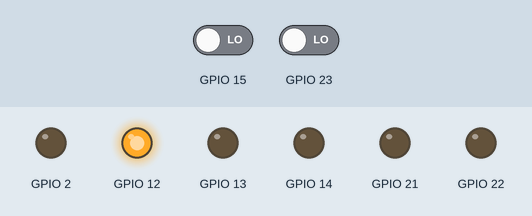
This program was run on a simulated ESP32. Parts: output pins drawn as LEDs (lit = HIGH). The test bench sets the inputs (shaded band); at power-on: GPIO 15 LOW, GPIO 23 LOW. I2S audio is not simulated (input reads silence).

Above: at 1.7 s.
1.8 s: GPIO 15 driven HIGH
At 2.5 s:
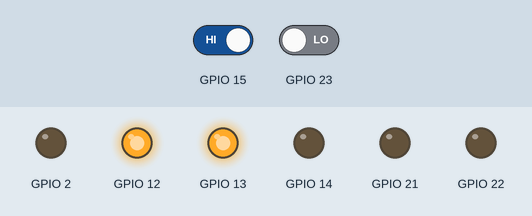
3.3 s: GPIO 15 driven LOW
At 4.2 s:
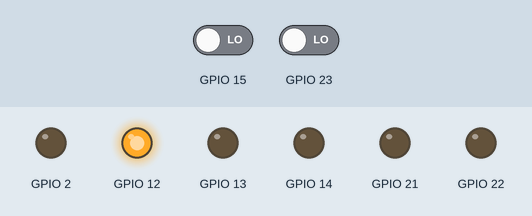
4.8 s: GPIO 23 driven HIGH
At 6.0 s:
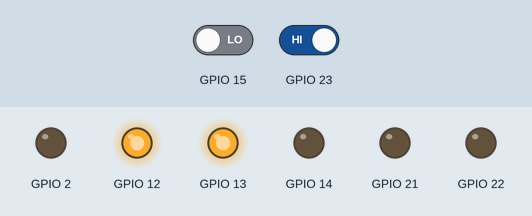
6.3 s: GPIO 15 driven HIGH and GPIO 23 driven LOW
At 9.9 s:
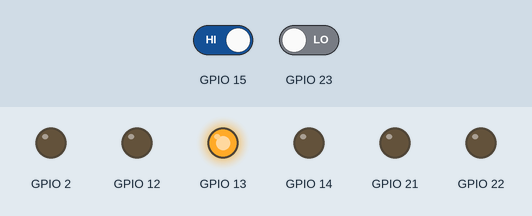
Timing chart, 0 to 13.3 s (numbered marks = the images above; inputs shaded):
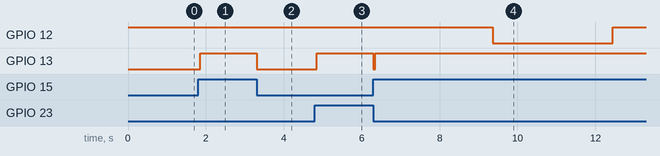

Measured:
- after the input at 1.8 s, GPIO 13: LOW → HIGH after 0.05 s
- after the input at 3.3 s, GPIO 13: HIGH → LOW at once
- after the input at 4.8 s, GPIO 13: LOW → HIGH after 0.05 s
- after the input at 6.3 s, GPIO 12: HIGH → LOW after 3.1 s, → HIGH 3.1 s later; GPIO 13: HIGH → LOW at once, → HIGH 0.05 s later

The program:

main.cpp
```cpp
#include "Arduino.h"
#include "driver/i2s.h"
#include "input/input.h"

#define internal                                    static

#define STATUS_LED_PIN_R                            (13U)
#define STATUS_LED_PIN_G                            (12U)
#define STATUS_LED_PIN_B                            (14U)

#define PLAY_BUTTON_PIN                             (23U)
#define RECORD_BUTTON_PIN                           (15U)

#define block_err                                   do { digitalWrite(STATUS_LED_PIN_R, HIGH); } while(true)

button_t play_button, record_button;

#define RING_BUFFER_BLOCK_SIZE                      (1024U)         // @note number of samples
#define RING_BUFFER_BLOCK_COUNT                     (8U)
#define RECORDED_BUFFER_SIZE                        (96U * 1024U)   // @note about 4.5 seconds of audio data
#define RECORDED_SAMPLE_COUNT                       (RECORDED_BUFFER_SIZE / sizeof(int16_t))

int32_t record_buffer[RING_BUFFER_BLOCK_SIZE]       = {0};
int32_t playback_buffer[RING_BUFFER_BLOCK_SIZE]     = {0};

int16_t* recorded_data                              = NULL;         // @note has to be heap allocated, does not fit in data segment
uint32_t recorded_data_size                         = 0;
bool recording                                      = false;

void initialize_devices(void) {

    #define I2S_CLOCK_PIN                           (22U)
    #define I2S_WS_PIN                              (21U)

    #define MICROPHONE_I2S_CLOCK_FREQUENCY          (16000U)
    #define MICROPHONE_I2S_DATA_PIN                 (19U)

    #define AMP_I2S_DATA_PIN                        (2U)

    i2s_config_t config = (i2s_config_t) {

        .mode = (i2s_mode_t)(I2S_MODE_MASTER | I2S_MODE_RX | I2S_MODE_TX),
        .sample_rate = MICROPHONE_I2S_CLOCK_FREQUENCY,
        .bits_per_sample = I2S_BITS_PER_SAMPLE_32BIT,
        .channel_format = I2S_CHANNEL_FMT_ONLY_LEFT,                                // @note we want mono audio, we also need to short l/r pin to ground
        .communication_format = (i2s_comm_format_t)(I2S_COMM_FORMAT_STAND_I2S),
        .dma_buf_count = RING_BUFFER_BLOCK_COUNT,
        .dma_buf_len = RING_BUFFER_BLOCK_SIZE,
        .use_apll = false,
        .tx_desc_auto_clear = true,
        .fixed_mclk = 0                                                             // @note we are not using master clock

    };

    i2s_pin_config_t pin_config = {

        .bck_io_num = I2S_CLOCK_PIN,
        .ws_io_num = I2S_WS_PIN,
        .data_out_num = AMP_I2S_DATA_PIN,
        .data_in_num = MICROPHONE_I2S_DATA_PIN

    };

    // @note bind and start i2s clock lines
    i2s_driver_install(I2S_NUM_0, &config, 0, NULL);
    i2s_set_pin(I2S_NUM_0, &pin_config);
    i2s_start(I2S_NUM_0);

}

void setup(void) {

    // @note begin serial connection
    Serial.begin(115200);

    // @note rgb-led pins
    pinMode(STATUS_LED_PIN_R, OUTPUT);
    pinMode(STATUS_LED_PIN_G, OUTPUT);
    pinMode(STATUS_LED_PIN_B, OUTPUT);

    play_button     = create_button(PLAY_BUTTON_PIN);
    record_button   = create_button(RECORD_BUTTON_PIN);

    // @note device pins
    pinMode(I2S_CLOCK_PIN,              OUTPUT);
    pinMode(I2S_WS_PIN,                 OUTPUT);
    pinMode(MICROPHONE_I2S_DATA_PIN,    INPUT);
    pinMode(AMP_I2S_DATA_PIN,           OUTPUT);

    digitalWrite(STATUS_LED_PIN_G, HIGH);
    digitalWrite(STATUS_LED_PIN_R, HIGH);

    initialize_devices();

    recorded_data = (int16_t*)malloc(RECORDED_BUFFER_SIZE);
    if (recorded_data == NULL) {
        Serial.println("error: failed to allocated recorded data buffer");
        block_err;
    }

    digitalWrite(STATUS_LED_PIN_R, LOW);
    delay(500);

}

void update_status_led(void) {

    if (recording) {
        digitalWrite(STATUS_LED_PIN_R, HIGH);
        digitalWrite(STATUS_LED_PIN_G, LOW);
        digitalWrite(STATUS_LED_PIN_B, LOW);
        return;
    }

    digitalWrite(STATUS_LED_PIN_G, HIGH);
    digitalWrite(STATUS_LED_PIN_R, is_button_down(&record_button) || is_button_down(&play_button));
    digitalWrite(STATUS_LED_PIN_B, LOW);

}

void enter_playback_loop(void) {

    size_t bytes_written = 0;
    size_t samples_written = 0;

    delay(500);

    digitalWrite(STATUS_LED_PIN_R, LOW);
    digitalWrite(STATUS_LED_PIN_G, LOW);
    digitalWrite(STATUS_LED_PIN_B, HIGH);

    while (samples_written < recorded_data_size) {

        update_button(&play_button);
        update_button(&record_button);

        if (is_button_down(&play_button))
            return;

        size_t samples_to_write = recorded_data_size - samples_written;
        if (samples_to_write > RING_BUFFER_BLOCK_SIZE)
            samples_to_write = RING_BUFFER_BLOCK_SIZE;

        for (size_t i = 0; i < samples_to_write; i++)
            playback_buffer[i] = (int32_t)recorded_data[samples_written + i] << 16;

        esp_err_t result = i2s_write(I2S_NUM_0, playback_buffer, samples_to_write * sizeof(int32_t), &bytes_written, portMAX_DELAY);
        if (result != ESP_OK || bytes_written == 0)
            break;
        samples_written += bytes_written / sizeof(int32_t);

    }

}

void loop(void) {

    update_status_led();
    update_button(&play_button);
    update_button(&record_button);

    // @note if we press record while recording, stop and return to ready state.
    if (recording && is_button_down(&record_button))
        recording = false;

    // @note if we hold record for 3 seconds, start recording
    if (is_button_held_for_ms(&record_button, 3000))
        recording = true;

    if (is_button_down(&play_button) && !recording && recorded_data_size > 0) {
        enter_playback_loop();
        memset(playback_buffer, 0, RING_BUFFER_BLOCK_SIZE * sizeof(int32_t));
    }

    // @note if we hold the play button for 3 seconds it will clear the current recording
    if (is_button_held_for_ms(&play_button, 3000) && recorded_data_size > 0) {

        memset(recorded_data, 0, recorded_data_size * sizeof(int16_t));
        recorded_data_size = 0;

        // @note flash red to indicated completion
        digitalWrite(STATUS_LED_PIN_R, HIGH);
        digitalWrite(STATUS_LED_PIN_G, LOW);
        digitalWrite(STATUS_LED_PIN_B, LOW);
        delay(500);

    }

    if (recording) {

        size_t bytes_read = 0;
        if (i2s_read(I2S_NUM_0, record_buffer, sizeof(record_buffer), &bytes_read, portMAX_DELAY) == ESP_OK && bytes_read > 0) {

            size_t samples_read = bytes_read / sizeof(int32_t);
            if (recorded_data_size + samples_read > RECORDED_SAMPLE_COUNT) {
                samples_read = RECORDED_SAMPLE_COUNT - recorded_data_size;
                recording = false;
            }

            for (size_t i = 0; i < samples_read; i++) {

                // @note because the microphone outputs the most significant bit first
                // we need to shift it back down to its normal value, the microphone
                // outputs a 24 bit value so we can just shift it down by 8 to get a
                // normal 32 bit value, but since we want a 16 bit value, we will
                // shift it down another 8 bits for a total shift of 16 bits.

                int16_t sample_16bit = (int16_t)(record_buffer[i] >> 16);
                recorded_data[recorded_data_size++] = sample_16bit;

            }

        }

    }

}
```

input.cpp
```cpp
#include "input.h"

button_t create_button(uint16_t pin) {

    pinMode((uint8_t)pin, INPUT_PULLDOWN);

    return (button_t) {
        .is_down = false,
        .being_held = false,
        .pin = pin,
        .start = 0
    };

}

void update_button(button_t* button) {

    if (digitalRead(button->pin)) {

        if (button->being_held == false) {
            button->being_held = true;
            button->start = millis();
            return;
        }

        uint32_t elapsed = millis() - button->start;

        if (elapsed >= BUTTON_DEBOUNCE_TIME_MS)
            button->is_down = true;
        return;

    }

    button->is_down = false;
    button->being_held = false;
    button->start = 0;

}

bool is_button_down(button_t* button) {

    return button->is_down;

}

bool is_button_held_for_ms(button_t* button, uint32_t ms) {

    if (button->being_held) {
        uint32_t elapsed = millis() - button->start;
        return (elapsed >= ms);
    }

    return false;

}
```

input.h
```cpp
#if !defined(INPUT_H)
#define INPUT_HPP

#include "Arduino.h"

typedef struct button_t button_t;
struct button_t {

    bool        is_down,
                being_held;
    uint16_t    pin;
    uint32_t    start;

    #define BUTTON_DEBOUNCE_TIME_MS         (50U)


};
#define empty_button_t                      (button_t) {0}

button_t        create_button               (uint16_t pin);
void            update_button               (button_t* button);
bool            is_button_down              (button_t* button);
bool            is_button_held_for_ms       (button_t* button, uint32_t ms);

#endif // INPUT_HPP
```
